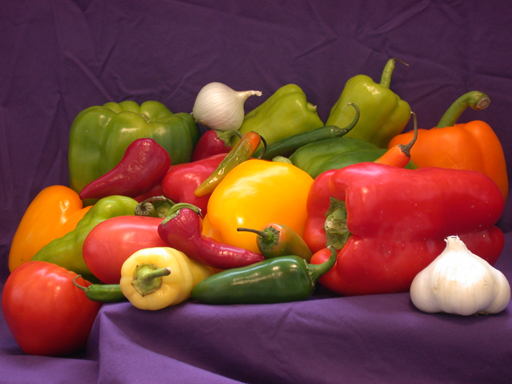
#> input picture Assignment-1/img.png, 512 x 384 px
$ jupyter execute question6.ipynb
#> lines starting #> are read from the running program, lines starting #| are printed output that depends on the picture
[cell 1]
# Lab Assignment - 1
# DIP Lab
# Date - 6 Aug 19
# Name - Ashish Goyal
# Id - 2016ucp1100

import cv2
import matplotlib.pyplot as plt
import math

original_freq = [0] * 256
new_freq = []

def histogram(height, width, gray):
    for i in range(height):
        for j in range(width):
            intensity = gray[i][j]
            original_freq[intensity] += 1

    plt.bar([i for i in range(0, 256)], original_freq, width=0.30)
    plt.xlabel("Intensity of pixel ")
    plt.ylabel("frequency")
    plt.title("Histogram")
    plt.show()

def Equalization(height, width):
    count = 0
    for i in original_freq:
        count = count + i
        new_freq.append(math.floor((count / (height * width)) * 255))
    for i in range(height):
        for j in range(width):
            gray_after[i][j] = new_freq[gray[i][j]]

img_object = cv2.imread('img.png')
#> img_object is the input picture: shape (384, 512, 3); mean B, G, R 57.6, 66.4, 120.8
gray = cv2.cvtColor(img_object, cv2.COLOR_BGR2GRAY)
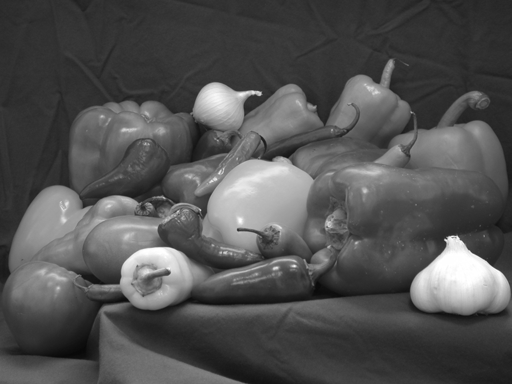
#> gray: shape (384, 512); min 8, max 255, mean 81.7
gray_after = cv2.cvtColor(img_object, cv2.COLOR_BGR2GRAY)
height, width = gray.shape
#> height = 384; width = 512
histogram(height, width, gray)
#> after the loop in histogram, `for i in range(height):`: original_freq = 256 values, max 7144 at index 49, min 0 at index 0, mean 768
#> in histogram, `plt.show()`:
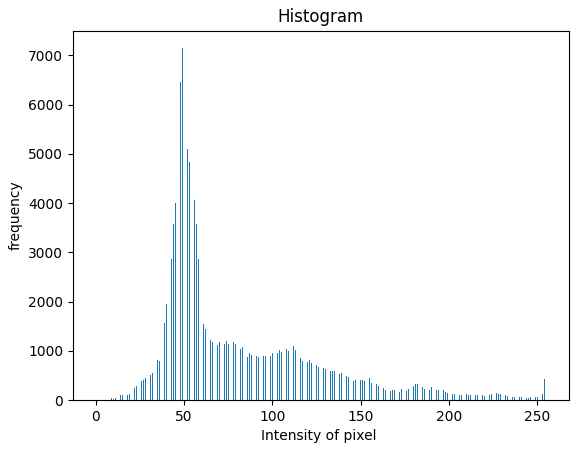
#> figure drawn by matplotlib, 1 panel; tallest bar 7144 high, from x = 48.85 to 49.15
Equalization(height, width)
#> the loop in Equalization, `for i in original_freq:` made 256 passes
#> (i, count) on passes 2 to 4: (0, 0), (0, 0), (0, 0)
#> after the loop in Equalization, `for i in original_freq:`: count = 196608; new_freq = 256 values from 0 to 255
#> after the loop in Equalization, `for i in range(height):`:
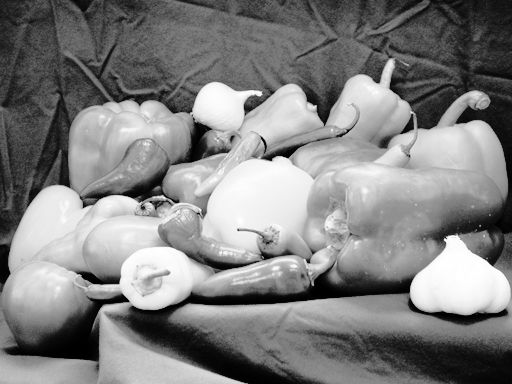
#> gray_after: shape (384, 512); min 0, max 255, mean 128.6
histogram(height, width,gray_after)
#> call 2 of histogram, with height = 384, width = 512
#> after the loop in histogram (call 2), `for i in range(height):`: original_freq = 256 values, max 11067 at index 51, min 90 at index 17, mean 1536
#> in histogram (call 2), `plt.show()`:
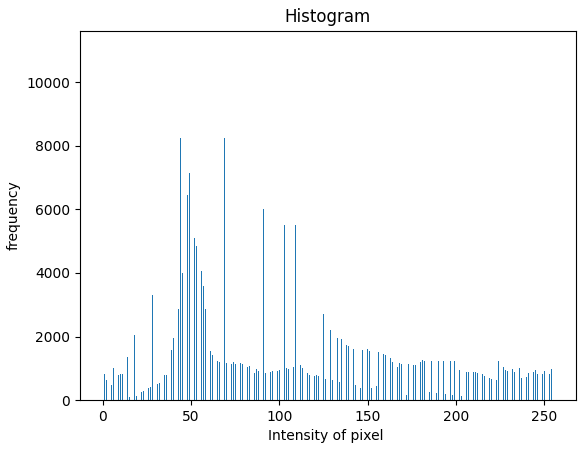
#> figure drawn by matplotlib, 1 panel; tallest bar 11067 high, from x = 50.85 to 51.15

#images display
cv2.imshow('Before Histogram Equalization', gray)
cv2.imshow('After Histogram Equalization', gray_after)
cv2.waitKey(0)
cv2.destroyAllWindows()
